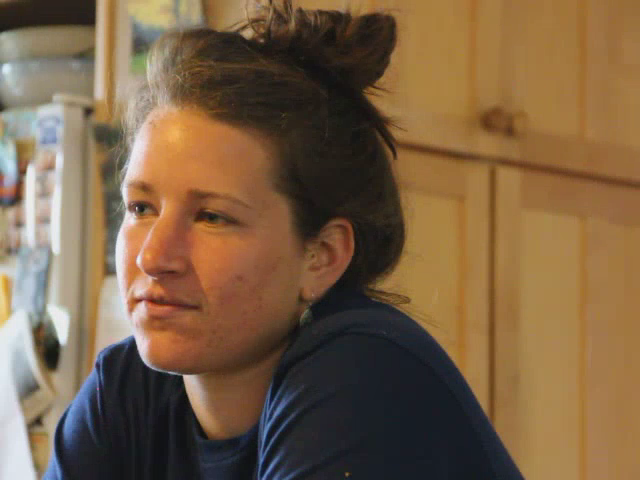
#> input picture frame 59 of data/woman.mp4, 640 x 480 px
$ python mixFreqControlDemo.py
#> lines starting #> are read from the running program, lines starting #| are printed output that depends on the picture; after the words box and inside, x2 and y2 are one past the last pixel; in counts of white or black regions, pixels touching at a corner belong together; pictures that were not available may be replaced by others from this repository, and a replacement may not be noted
### synflowmap.py
import cv2
import numpy as np
import math
import time
from moviepy.editor import VideoFileClip,ImageSequenceClip

class manage_videos:
    # [47 lines left out: functions __init__, start, nextFrame, not called in this run]
    def has_started(self):
        return self.started
    def has_finished(self):
        return not self.originalCap.isOpened() or not self.magnifyedCap.isOpened()


class SynFlowMap:


    def __init__(self,scale=1,bilatfil_size=1,alpha=1,winsize=15):
        self.scale_range=[1,2,4,8]
        self.bilatfil_size_range=[1,3,5,7,9,11,13,15]
        self.alpha_limits=(-3,3)
        self.winsize_range=[3,5,7,9,11,13,15,17,19,21,23,25]
        self._scale=scale #1 2 4 8
        self._bilatfil_size=1 #1 21?
        self._alpha=alpha #-2 2
        self._winsize=winsize #3 25
        self.h1=None
        self.w1=None


    @staticmethod
    def get_closest(value, list):
        diff = lambda x : abs(x - value)
        ret=min(list, key=diff)
        #print('Received',value,', setting as ',ret)
        return ret

    # [10 lines left out: function limit, not called in this run]

    @property
    def scale(self):
        return self._scale
    @scale.setter
    def scale(self, value):
        self._scale = SynFlowMap.get_closest(value,self.scale_range)

    @property
    def bilatfil_size(self):
        return self._bilatfil_size
    @bilatfil_size.setter
    def bilatfil_size(self, value):
        self._bilatfil_size = SynFlowMap.get_closest(value,self.bilatfil_size_range)

    @property
    def alpha(self):
        return self._alpha
    @alpha.setter
    def alpha(self, value):
        self._alpha = SynFlowMap.limit(value,self.alpha_limits)

    @property
    def winsize(self):
        return self._winsize
    @winsize.setter
    def winsize(self, value):
        self._winsize = SynFlowMap.get_closest(value,self.winsize_range)

    # [13 lines left out: function drawFlow, not called in this run]

    def preprocessFrame(self,frame):
        self.h1=frame.shape[0]
        self.w1=frame.shape[1]
        self.h=int(self.h1/self._scale)
        self.w=int(self.w1/self._scale)
        frame=cv2.resize(frame,(self.w,self.h))
        frame=cv2.cvtColor(frame, cv2.COLOR_BGR2GRAY)
        return frame

    def calculateFlow(self,orig,mag,alpha=None):
        if alpha is not None:
            self._alpha=alpha
        flow = cv2.calcOpticalFlowFarneback(orig,mag, None, 0.5, 3, self._winsize, 3, 5, 1.2, 0)*-self._alpha
        if self._bilatfil_size==1:
            flow[:,:,0] = self._scale*flow[:,:,0]
            flow[:,:,1] = self._scale*flow[:,:,1]
        else:
            flow[:,:,0] = self._scale*cv2.bilateralFilter(flow[:,:,0], self._bilatfil_size,75,75)
            flow[:,:,1] = self._scale*cv2.bilateralFilter(flow[:,:,1], self._bilatfil_size,75,75)

        flowOS=np.zeros((self.h1,self.w1,2),dtype='float32')
        flowOS[:,:,0]=cv2.resize(flow[:,:,0],(self.w1,self.h1))
        flowOS[:,:,1]=cv2.resize(flow[:,:,1],(self.w1,self.h1))
        self._flow=flowOS
        return flowOS
        #flowView=draw_flow(cv2.cvtColor(oFrameOS, cv2.COLOR_BGR2GRAY),flowOS)
    def combineFlows(self,flows,alphas):
        if not isinstance(flows, list) or not isinstance(alphas, list):
            raise Exception('flows and alphas must be lists')
        if len(flows) != len(alphas):
            raise Exception('flows and alphas must have same size')
        flow=np.zeros((self.h1,self.w1,2),dtype='float32')
        for i in range(len(flows)):
            flow+=alphas[i]*flows[i]
        return flow

    def nullMap(self,h,w):
        self._map_x = np.zeros((h,w),np.float32)
        self._map_y = np.zeros((h,w),np.float32)
        for i in range(0,h):
            for j in range(0,w):#
                self._map_x[i,j] = j
                self._map_y[i,j] = i
        return

    def remap(self,frame,flow):
        if frame.shape[0]!=flow.shape[0] and frame.shape[1]!=flow.shape[1]:
            raise Exception('frame and flow must have same dimensions')
        self.h1=frame.shape[0]
        self.w1=frame.shape[1]
        calcNullMap=True
        if hasattr(self,'_map_x') and hasattr(self,'_map_y'):
            if self._map_x.shape[0]==self.h1 and self._map_y.shape[0]==self.w1:
                calcNullMap=False
        if calcNullMap:
            self.nullMap(self.h1,self.w1)

        proposedFrame=np.empty(((self.h1,self.w1,3)))
        proposedFrame=cv2.remap( frame, self._map_x+flow[:,:,0],self._map_y+flow[:,:,1], cv2.INTER_LINEAR,proposedFrame,cv2.BORDER_REPLICATE)
        #((map1.type() == CV_32FC2 || map1.type() == CV_16SC2) && map2.empty()) || (map1.type() == CV_32FC1 && map2.type() == CV_32FC1) in function 'remap'
        return proposedFrame

    # [34 lines left out: functions singleFlowMap, multiFlowMap, flowSeg, not called in this run]


def nothing(val):
    pass

# [226 lines left out: functions draw_flow, printInstructions, lineToFolow, drawLine, gui, not called in this run]


# [3 lines that do not run on import are left out]

### mixFreqControlDemo.py
from synflowmap import SynFlowMap
import cv2
import os
import time
from moviepy.editor import VideoFileClip,ImageSequenceClip

def nothing(val):
    pass
originalName='data/woman.mp4'
magnifyedNameLow='data/PhaseBasedResults/woman-FIRWindowBP-band0.35-0.71-sr60-alpha15-mp1-sigma3-scale1.00-frames1-600-halfOctave.mp4'
magnifyedNameMid='data/PhaseBasedResults/woman-FIRWindowBP-band1.00-1.90-sr60-alpha15-mp1-sigma3-scale1.00-frames1-600-halfOctave.mp4'
magnifyedNameHigh='data/PhaseBasedResults/woman-FIRWindowBP-band3.00-6.00-sr60-alpha15-mp1-sigma3-scale1.00-frames1-600-halfOctave.mp4'
ovcap=cv2.VideoCapture(originalName)
f1vcap=cv2.VideoCapture(magnifyedNameLow)
f2vcap=cv2.VideoCapture(magnifyedNameMid)
f3vcap=cv2.VideoCapture(magnifyedNameHigh)
alpha=1
scale=2
cv2.namedWindow('multi frequency',cv2.WND_PROP_FULLSCREEN)
cv2.createTrackbar('alpha f1','multi frequency',200,400,nothing)
cv2.createTrackbar('alpha f2','multi frequency',200,400,nothing)
cv2.createTrackbar('alpha f3','multi frequency',200,400,nothing)
cv2.createTrackbar('scale','multi frequency',0,4,nothing)
sfm=SynFlowMap()

imgs=[]
while ovcap.isOpened() and f1vcap.isOpened() and f2vcap.isOpened() and f3vcap.isOpened():
    lastFrameTime = time.time()

    ret0, oframe = ovcap.read()#OS: original size
#> oframe is the input picture: shape (480, 640, 3); mean B, G, R 69.3, 96.7, 122.2
    ret1, f1frame = f1vcap.read()
    ret2, f2frame = f2vcap.read()
    ret3, f3frame = f3vcap.read()

    if not ret0 or not ret1 or not ret2 or not ret3:
        break

    a1=(cv2.getTrackbarPos('alpha f1','multi frequency')-200)/100
    a2=(cv2.getTrackbarPos('alpha f2','multi frequency')-200)/100
    a3=(cv2.getTrackbarPos('alpha f3','multi frequency')-200)/100
    sfm.scale=2**cv2.getTrackbarPos('scale','multi frequency')

    alphas=[a1,a2,a3]
    mags=[f1frame,f2frame,f3frame]

    orig_proc=sfm.preprocessFrame(oframe)
#> in preprocessFrame, `frame=cv2.cvtColor(frame, cv2.COLOR_BGR2GRAY)`:
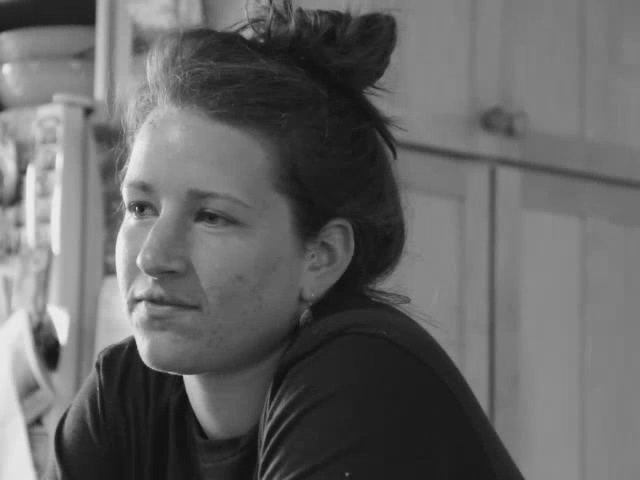
#> frame: shape (480, 640); min 12, max 239, mean 101.1
    flows=[]
    for i in range(len(mags)):
        mag_proc=sfm.preprocessFrame(mags[i])
        flows.append(sfm.calculateFlow(orig_proc,mag_proc,1))
#> this loop made 3 passes
#> after the loop, flows = 3 items
    flow=sfm.combineFlows(flows,alphas)
#> the loop in combineFlows, `for i in range(len(flows)):` made 3 passes
    result=sfm.remap(oframe,flow)
#> after the loop in nullMap, `for i in range(0,h):`:
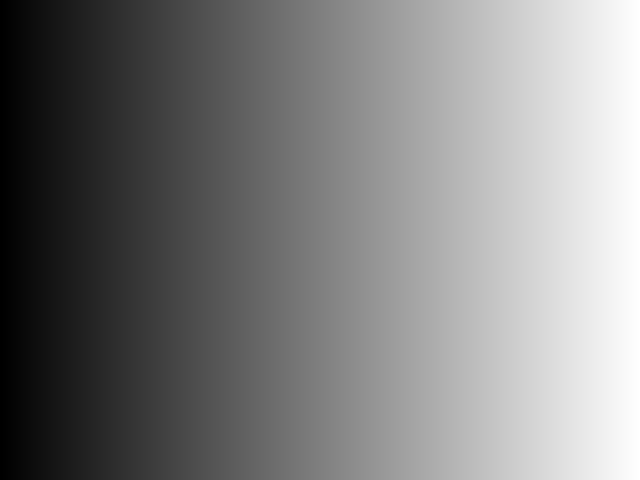
#> self._map_x: shape (480, 640) float32; min 0, max 639, mean 319.5; drawn with min black and max white
#> after the loop in nullMap, `for i in range(0,h):`:
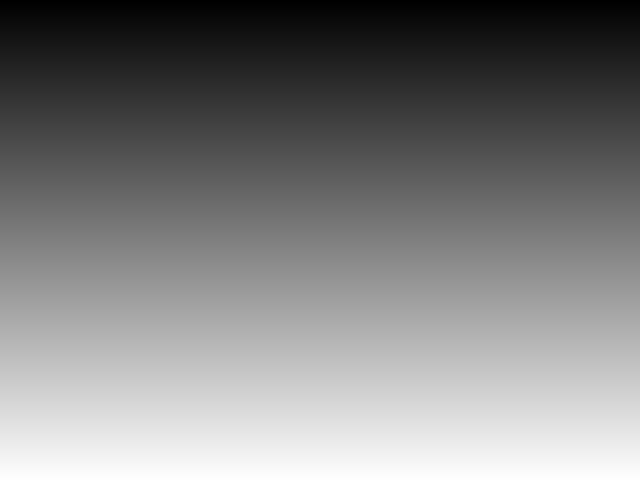
#> self._map_y: shape (480, 640) float32; min 0, max 479, mean 239.5; drawn with min black and max white

    thisFrameTime = time.time()

    fps=1/(thisFrameTime-lastFrameTime)

    cv2.putText(oframe,"Original",(3,25), cv2.FONT_HERSHEY_SIMPLEX, 1,(0,255,255),2,cv2.LINE_AA)
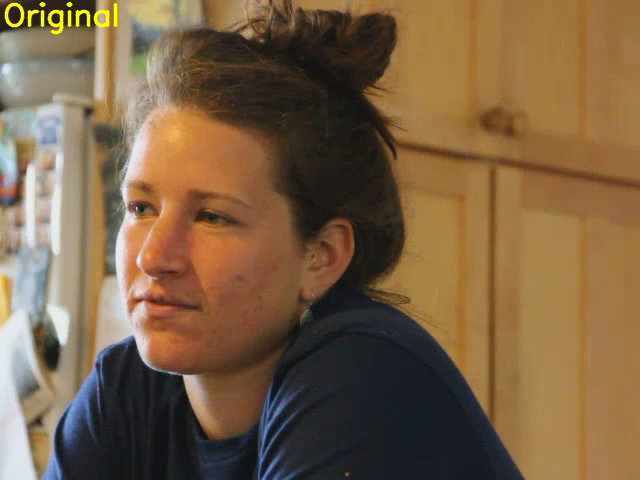
#> oframe: shape (480, 640, 3); 0.48% of pixels changed, all inside (x1, y1, x2, y2) = (4, 2, 118, 35)
    cv2.putText(f1frame,"PB. Frequency: [0.35~0.71] Hz",(3,25), cv2.FONT_HERSHEY_SIMPLEX, 1,(0,255,255),2,cv2.LINE_AA)
    cv2.putText(f2frame,"PB. Frequency: [1.00~1.90] Hz",(3,25), cv2.FONT_HERSHEY_SIMPLEX, 1,(0,255,255),2,cv2.LINE_AA)
    cv2.putText(f3frame,"PB. Frequency: [3.00~6.00] Hz",(3,25), cv2.FONT_HERSHEY_SIMPLEX, 1,(0,255,255),2,cv2.LINE_AA)
    cv2.putText(result,"SFM (our), {:2.1f} fps".format(fps),(3,25), cv2.FONT_HERSHEY_SIMPLEX, 1,(0,255,255),2,cv2.LINE_AA)
    cv2.putText(result,"am1:, {:2.1f}".format(a1),(3,50), cv2.FONT_HERSHEY_SIMPLEX, 1,(0,255,255),2,cv2.LINE_AA)
    cv2.putText(result,"am2:, {:2.1f}".format(a2),(3,75), cv2.FONT_HERSHEY_SIMPLEX, 1,(0,255,255),2,cv2.LINE_AA)
    cv2.putText(result,"am3:, {:2.1f}".format(a3),(3,100), cv2.FONT_HERSHEY_SIMPLEX, 1,(0,255,255),2,cv2.LINE_AA)


    hh,wh=oframe.shape[0]//2,oframe.shape[1]//2
#> hh = 240; wh = 320
    cv2.resize(oframe,(wh,hh))
    toDisplay=cv2.hconcat([cv2.resize(oframe,(wh,hh)),cv2.resize(f1frame,(wh,hh))])
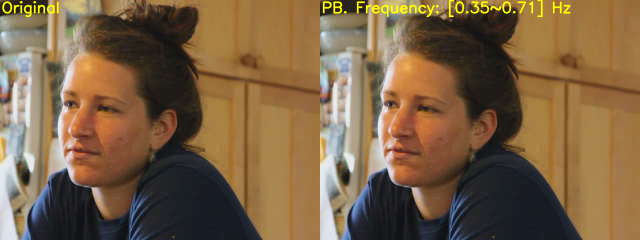
#> toDisplay: shape (240, 640, 3); mean B, G, R 69, 98.1, 123.4
    toDisplay=cv2.vconcat([toDisplay,cv2.hconcat([cv2.resize(f2frame,(wh,hh)),cv2.resize(f3frame,(wh,hh))])])
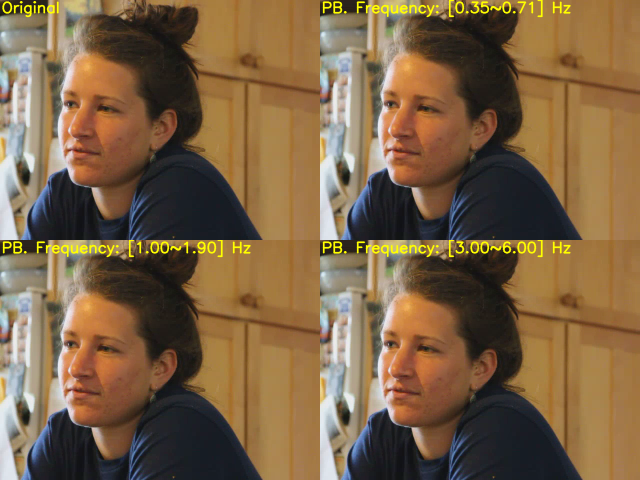
#> toDisplay: shape (480, 640, 3); mean B, G, R 68.8, 98.4, 123.6
    toDisplay=cv2.hconcat([toDisplay,result])
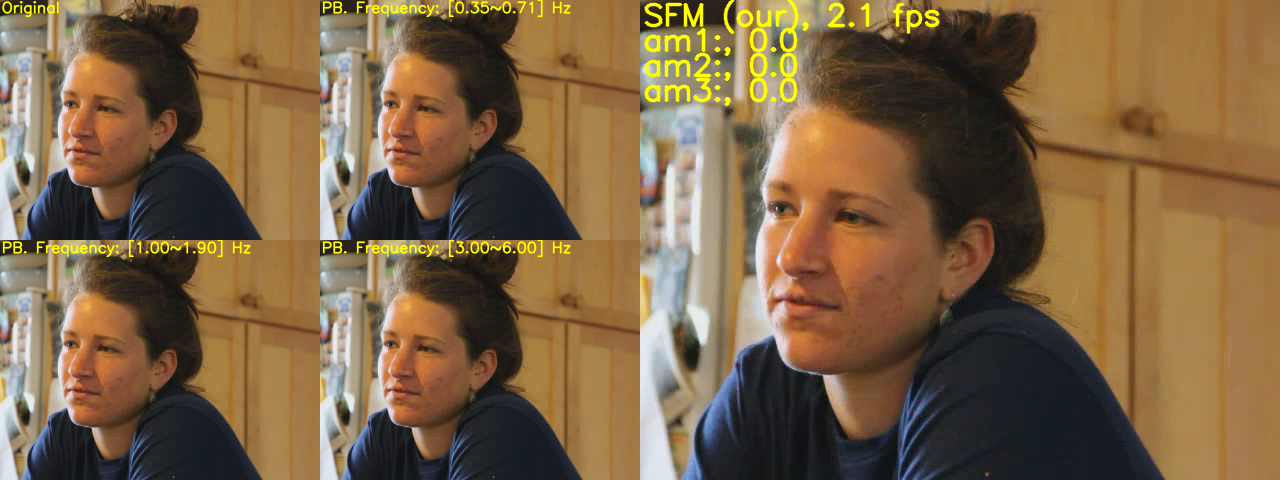
#> toDisplay: shape (480, 1280, 3); mean B, G, R 68.2, 98.7, 123.9

    cv2.imshow('multi frequency',toDisplay)

    imgs.append(cv2.cvtColor(toDisplay, cv2.COLOR_BGR2RGB))

    key=cv2.waitKey(int(1)) & 0xFF
#> (key q is pressed here)
    if key == ord('q'):
        break
    # [4 lines of commented-out code are left out]

#> (the run stopped early here; a loop or call above may not have finished)

$ run again, starting later in the video
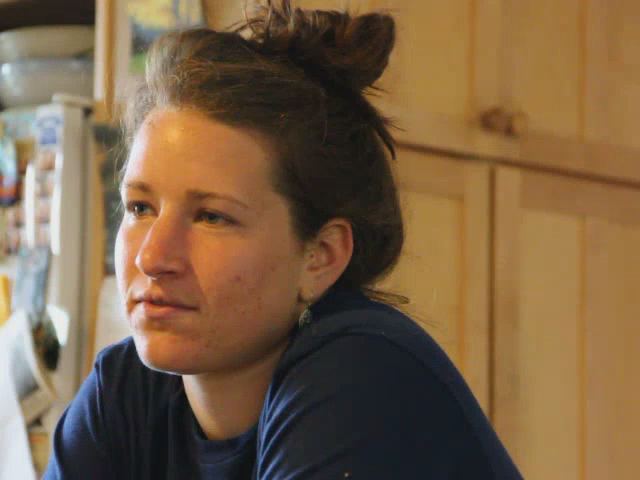
#> input picture frame 269 of data/woman.mp4, 640 x 480 px
#> oframe is the input picture: shape (480, 640, 3); mean B, G, R 69.4, 97, 122.3
#> in preprocessFrame, `frame=cv2.cvtColor(frame, cv2.COLOR_BGR2GRAY)`:
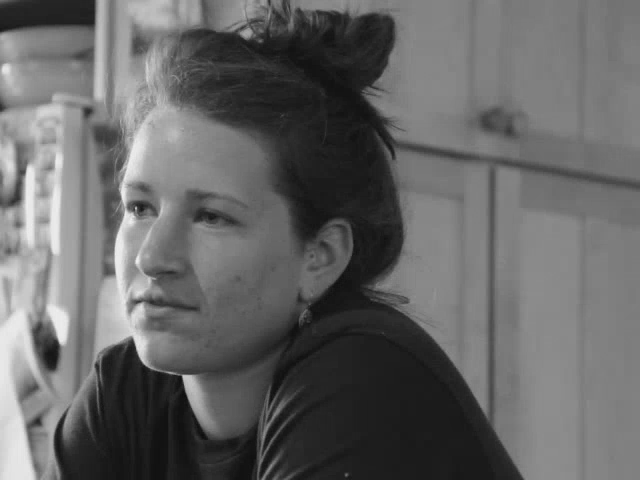
#> frame: shape (480, 640); min 12, max 245, mean 101.3
#> the loop `for i in range(len(mags)):` made 3 passes
#> after the loop `for i in range(len(mags)):`: flows = 3 items
#> the loop in combineFlows, `for i in range(len(flows)):` made 3 passes
#> oframe: shape (480, 640, 3); 0.48% of pixels changed, all inside (x1, y1, x2, y2) = (4, 2, 118, 35)
#> `toDisplay=cv2.hconcat([toDisplay,result])`:
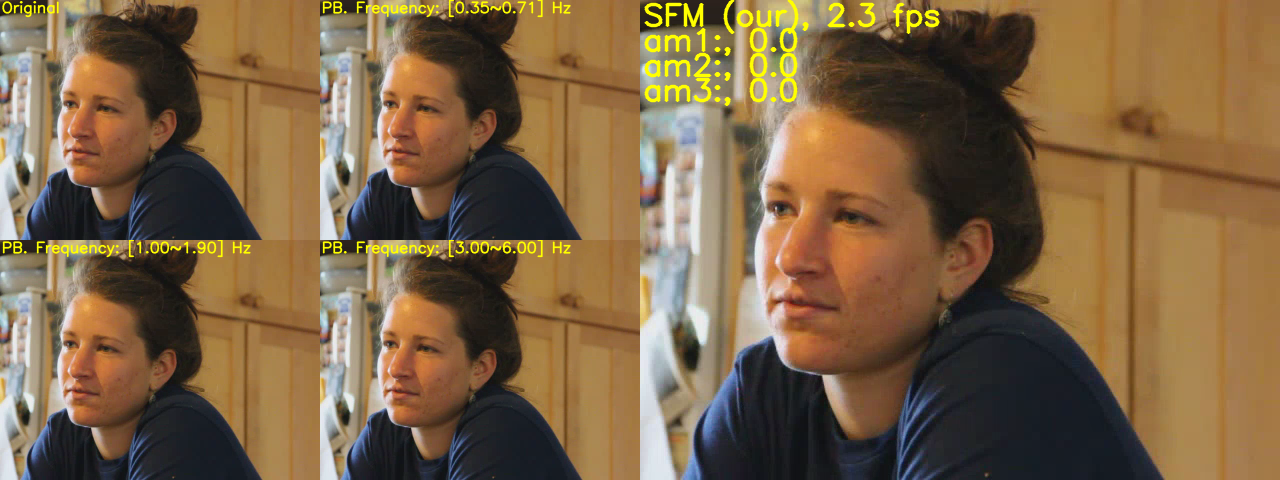
#> toDisplay: shape (480, 1280, 3); mean B, G, R 68.3, 99, 124

$ run again, starting later in the video
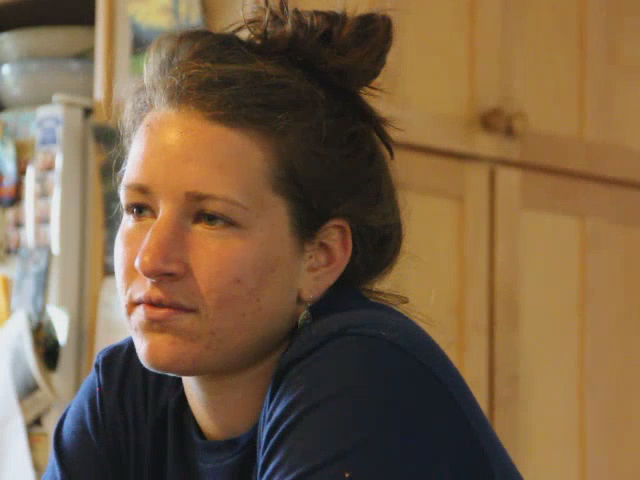
#> input picture frame 478 of data/woman.mp4, 640 x 480 px
#> oframe is the input picture: shape (480, 640, 3); mean B, G, R 69.2, 97.2, 122.5
#> in preprocessFrame, `frame=cv2.cvtColor(frame, cv2.COLOR_BGR2GRAY)`:
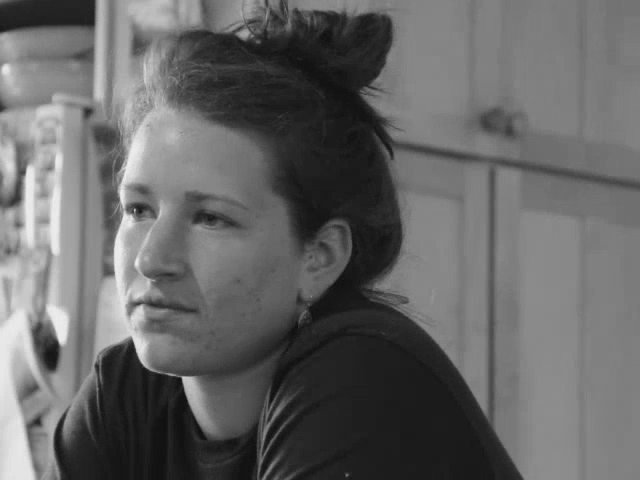
#> frame: shape (480, 640); min 11, max 242, mean 101.5
#> the loop `for i in range(len(mags)):` made 3 passes
#> after the loop `for i in range(len(mags)):`: flows = 3 items
#> the loop in combineFlows, `for i in range(len(flows)):` made 3 passes
#> oframe: shape (480, 640, 3); 0.48% of pixels changed, all inside (x1, y1, x2, y2) = (4, 2, 118, 35)
#> `toDisplay=cv2.hconcat([toDisplay,result])`:
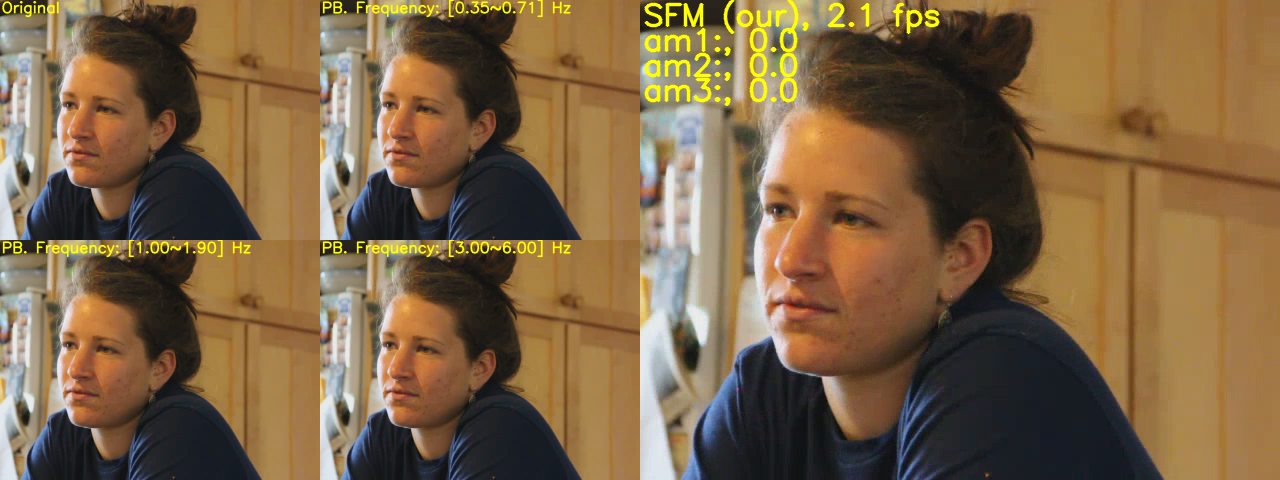
#> toDisplay: shape (480, 1280, 3); mean B, G, R 68.1, 99.1, 124.2
